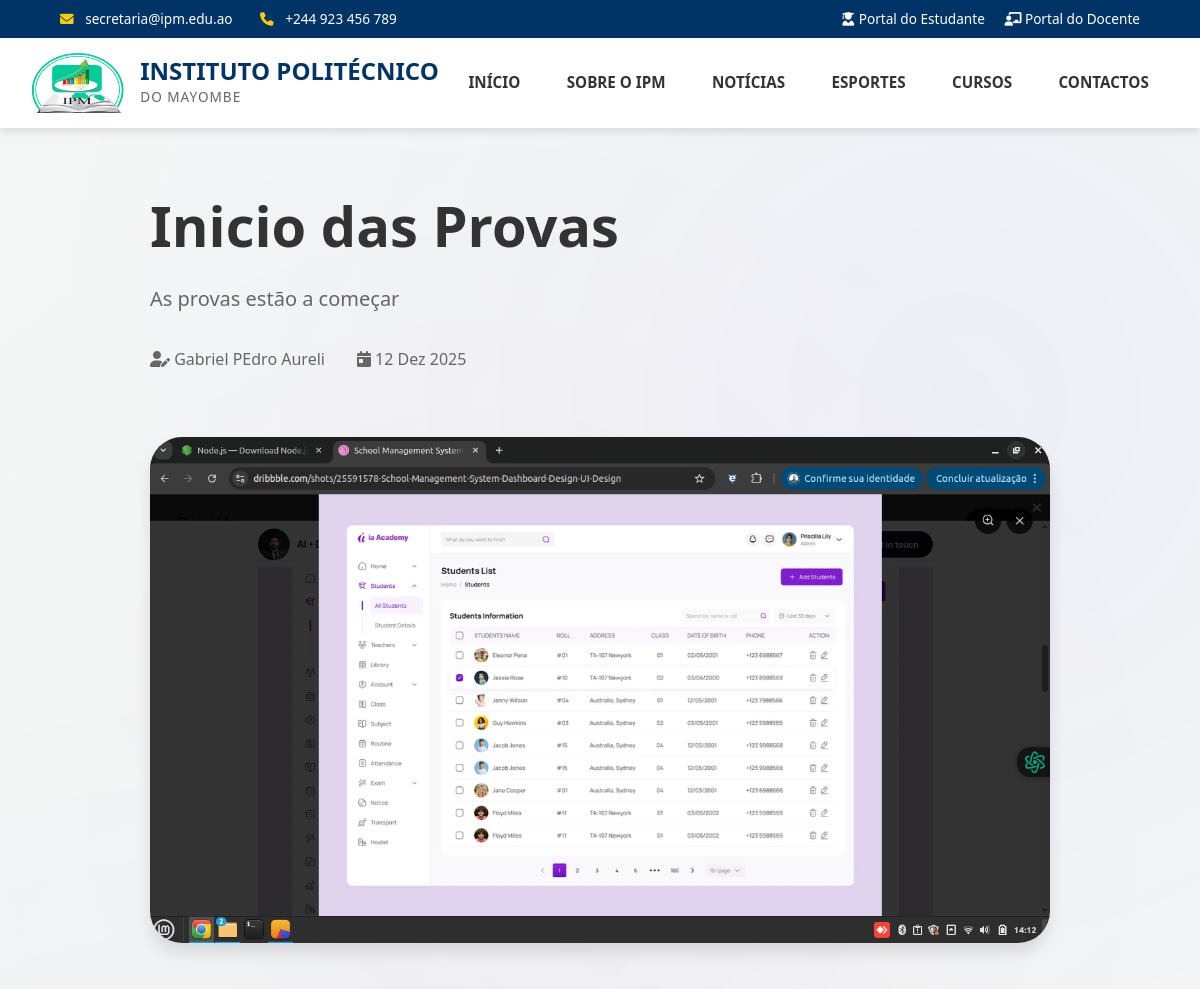
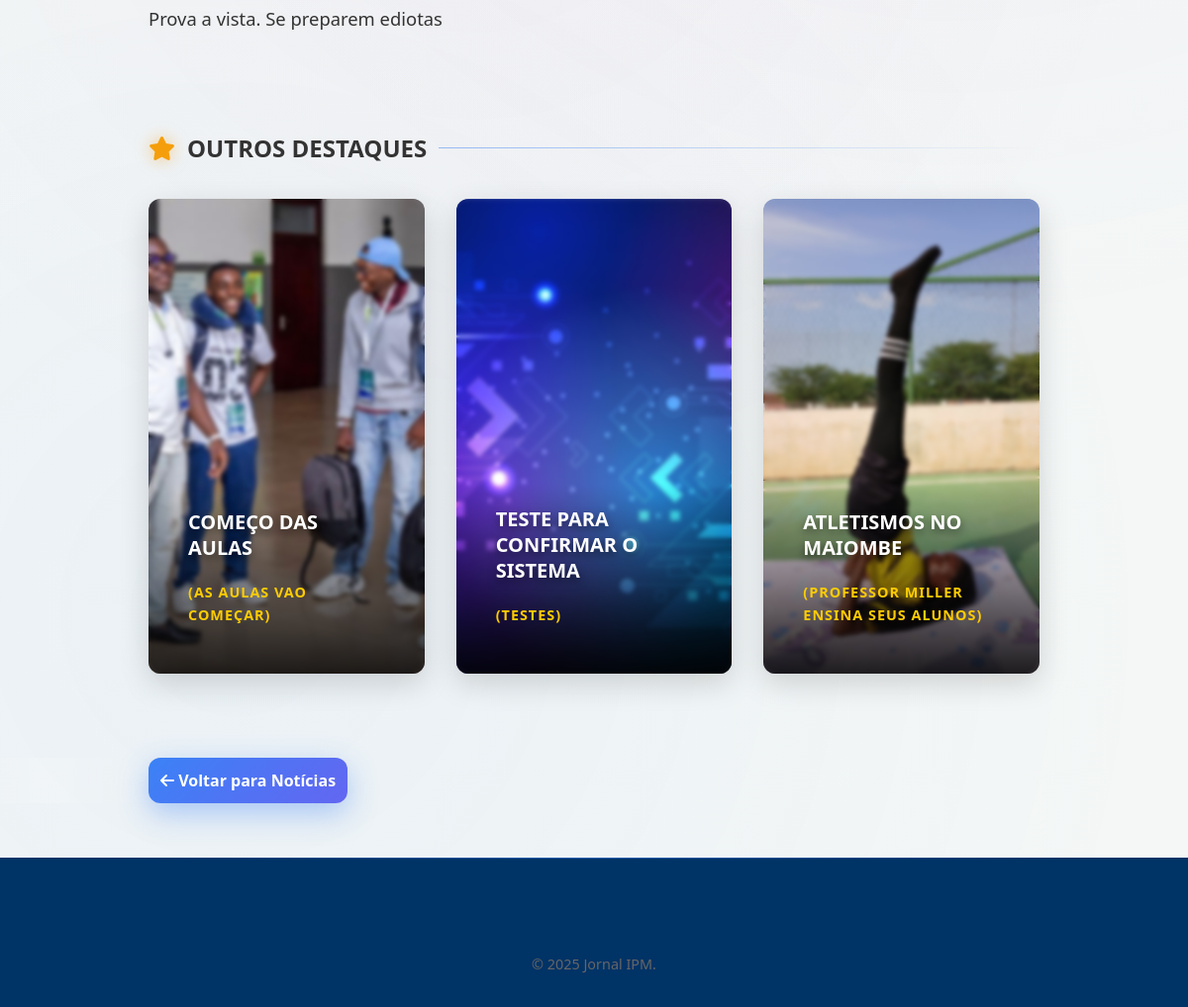
The page /noticia/e716c222-23fe-4874-8b63-78a4dd9487ae/ on the database its author committed (2 pictures, top to bottom).
### pages/models.py (models this page shows, shortened)
class Noticia(models.Model):
    id=models.UUIDField(default=uuid.uuid4, editable=False, primary_key=True)
    titulo = models.CharField(max_length=255 , blank=False, null=False, verbose_name='Título')
    subtitulo = models.CharField(max_length=255, blank=True, null=True ,verbose_name='Subtitulo')
    conteudo = models.TextField( blank=False, null=False,verbose_name='Conteúdo')
    imagem = models.ImageField(upload_to='static/uploads/images/', blank=True, null=True ,   verbose_name='Imagem')
    autor = models.CharField(max_length=150 , blank=False, null=False, verbose_name='Autor')
    categoria=models.ForeignKey(Categoria,on_delete=models.PROTECT)
    publicado_em = models.DateTimeField(auto_now_add=True , blank=False, null=False,verbose_name='Data de Publicação')
    atualizado_em = models.DateTimeField(auto_now=True , blank=False, null=False,verbose_name='Data de Actualização')
    status = models.BooleanField(default=True , blank=False, null=False)  # ativo/inativo
    class Meta:
        verbose_name = "Notícia"
        verbose_name_plural = "Notícias"
        ordering = ['-publicado_em']          # mais recentes primeiro
        db_table = 'noticias'
        get_latest_by = 'publicado_em'
        permissions = [
            ("pode_publicar", "Pode publicar notícias"),
        ]

### pages/views.py (the view)
# urls.py: path('noticia/<uuid:pk>/', NoticiaDetailView.as_view(), name='noticia_detail'),
class NoticiaDetailView(DetailView):
    model = Noticia
    template_name = 'pages/noticia_detail.html'
    context_object_name = 'noticia'
    def get_context_data(self, **kwargs):
        context = super().get_context_data(**kwargs)
        from .models import Categoria
        context['destaques'] = Noticia.objects.filter(status=True).exclude(id=self.object.id).order_by('-publicado_em')[:3]
        context['categorias'] = Categoria.objects.all()
        return context

### pages/templates/pages/noticia_detail.html (shortened to what this page needs)
{% load static %}
<!DOCTYPE html>
<html lang="pt-br">
<head>
    <link rel="stylesheet" href="{% static 'css/styles.css' %}">
    <link rel="stylesheet" href="{% static 'css/animations.css' %}">
    <link rel="stylesheet" href="https://cdnjs.cloudflare.com/ajax/libs/font-awesome/6.0.0-beta3/css/all.min.css">
</head>
<body>
    <header class="main-header">
        <div class="header-top-bar">
            <div class="container header-top-inner">
                <div class="header-contact">
                    <span><i class="fas fa-envelope"></i> secretaria@ipm.edu.ao</span>
                    <span><i class="fas fa-phone"></i> +244 923 456 789</span>
                </div>
                <div class="header-links">
                    <a href="#" style="margin-left: 1rem;"><i class="fas fa-user-graduate"></i> Portal do Estudante</a>
                    <a href="#" style="margin-left: 1rem;"><i class="fas fa-chalkboard-teacher"></i> Portal do Docente</a>
                </div>
            </div>
        </div>
        <div class="container header-main">
            <a href="{% url 'pages:index' %}" class="logo">
                <img src="{% static 'images/logo_ipm2.png' %}" alt="IPM Logo"
                    onerror="this.src='https://via.placeholder.com/60?text=IPM'">
                <div class="logo-text">
                    <span class="logo-title">INSTITUTO POLITÉCNICO</span>
                    <span class="logo-subtitle">DO MAYOMBE</span>
                </div>
            </a>
            <nav class="main-nav">
                <ul>
                    <li><a href="{% url 'pages:index' %}">Início</a></li>
                    <li><a href="{% url 'pages:index' %}#sobre">Sobre o IPM</a></li>
                    <li><a href="{% url 'pages:notice' %}">Notícias</a></li>
                    <li><a href="{% url 'pages:category_news' 'Esportes' %}">Esportes</a></li>
                    <li><a href="{% url 'pages:index' %}#cursos">Cursos</a></li>
                    <li><a href="{% url 'pages:index' %}#contactos">Contactos</a></li>
                </ul>
            </nav>
        </div>
    </header>
    <main class="container detail-container">
        <article class="news-detail">
            <header class="detail-header">
                <span class="category-badge">{{ noticia.categoria.categoria }}</span>
                <h1 class="responsive-title">{{ noticia.titulo }}</h1>
                {% if noticia.subtitulo %}
                <p class="subtitle">{{ noticia.subtitulo }}</p>
                {% endif %}
                <div class="meta detail-meta">
                    <span><i class="fas fa-user-edit"></i> {{ noticia.autor }}</span>
                    <span><i class="fas fa-calendar-day"></i> {{ noticia.publicado_em|date:"d M Y" }}</span>
                </div>
            </header>
            {% if noticia.imagem %}
            <div class="featured-image">
                <img src="{{ noticia.imagem.url }}" alt="{{ noticia.titulo }}">
            </div>
            {% endif %}
            <div class="content article-content">
                {{ noticia.conteudo|linebreaks }}
            </div>
        </article>
        <div class="more-highlights">
            <h2 class="section-title"><i class="fas fa-star"></i> OUTROS DESTAQUES</h2>
            <div class="highlight-cards responsive-cards">
                {% for destaque in destaques %}
                <article class="card news-card">
                    <img src="{% if destaque.imagem %}{{ destaque.imagem.url }}{% else %}{% static 'images/card-fallback.jpg' %}{% endif %}"
                         alt="{{ destaque.titulo }}" class="news-card-bg"
                         onerror="this.src='https://via.placeholder.com/400x300?text=IPM+News'">
                    <div class="news-card-overlay">
                        <div class="news-card-content">
                            <h3 class="news-title">{{ destaque.titulo }}</h3>
                            <p class="news-subtitle">
                                {% if destaque.subtitulo %}
                                    ({{ destaque.subtitulo }})
                                {% else %}
                                    {{ destaque.categoria.categoria }}
                                {% endif %}
                            </p>
                        </div>
                    </div>
                </article>
                {% endfor %}
            </div>
        </div>
        <div class="back-link">
            <a href="{% url 'pages:notice' %}" class="btn-primary">
                <i class="fas fa-arrow-left"></i> Voltar para Notícias
            </a>
        </div>
    </main>
    <footer class="main-footer">
        <div class="container">
            <div class="footer-bottom">
                <p>&copy; 2025 Jornal IPM.</p>
            </div>
        </div>
    </footer>
</body>
</html>

### static/css/animations.css (style rules this page uses)
.card { position: relative; animation: fadeInUp 0.6s ease forwards; animation-delay: calc(var(--card-index, 0) * 0.1s); }
.card::before { content: ''; position: absolute; inset: -1px; background: linear-gradient(135deg, rgba(59, 130, 246, 0.4), transparent 50%); border-radius: inherit; z-index: -1; opacity: 0; transition: opacity 0.4s ease; }
.category-badge { background: linear-gradient(135deg, #3b82f6, #8b5cf6) !important; box-shadow: 0 4px 15px rgba(59, 130, 246, 0.4); text-shadow: 0 1px 2px rgba(0,0,0,0.3); animation: float 3s ease-in-out infinite; }
.btn-read-more, .btn-primary { position: relative; overflow: hidden; background: linear-gradient(135deg, #3b82f6, #6366f1) !important; border: none; box-shadow: 0 10px 30px rgba(59, 130, 246, 0.4); transition: all 0.4s cubic-bezier(0.4, 0, 0.2, 1); }
.btn-read-more::before, .btn-primary::before { content: ''; position: absolute; top: 0; left: -100%; width: 100%; height: 100%; background: linear-gradient(90deg, transparent, rgba(255,255,255,0.2), transparent); transition: left 0.5s ease; }
.main-nav ul li a { position: relative; overflow: hidden; }
.main-nav ul li a::after { content: ''; position: absolute; bottom: 0; left: 50%; width: 0; height: 2px; background: linear-gradient(90deg, #3b82f6, #8b5cf6); transition: all 0.3s ease; transform: translateX(-50%); }
.section-title { position: relative; }
.section-title i { color: #f59e0b; filter: drop-shadow(0 0 8px rgba(245, 158, 11, 0.5)); }
.section-title::after { background: linear-gradient(90deg, rgba(59, 130, 246, 0.5), transparent) !important; }
.main-footer { position: relative; overflow: hidden; }
.main-footer::before { content: ''; position: absolute; top: 0; left: 50%; transform: translateX(-50%); width: 80%; height: 1px; background: linear-gradient(90deg, transparent, rgba(59, 130, 246, 0.5), transparent); }
body::before { content: ''; position: fixed; top: 0; left: 0; width: 100%; height: 100%; background: radial-gradient(circle at 20% 80%, rgba(59, 130, 246, 0.05) 0%, transparent 50%), radial-gradient(circle at 80% 20%, rgba(139, 92, 246, 0.05) 0%, transparent 50%), radial-gradient(circle at 40% 40%, rgba(236, 72, 153, 0.03) 0%, transparent 50%); pointer-events: none; z-index: -1; }

### rows shown on the page
Noticia: titulo "Inicio das Provas", subtitulo "As provas estão a começar", autor "Gabriel PEdro Aureli", publicado_em "12 Dez 2025", imagem (picture), conteudo "Prova a vista. Se preparem ediotas"
Noticia: imagem (picture), titulo "COMEÇO DAS AULAS", subtitulo "AS AULAS VAO COMEÇAR"
Noticia: imagem (picture), titulo "TESTE PARA CONFIRMAR O SISTEMA", subtitulo "TESTES"
Noticia: imagem (picture), titulo "ATLETISMOS NO MAIOMBE", subtitulo "PROFESSOR MILLER ENSINA SEUS ALUNOS"
